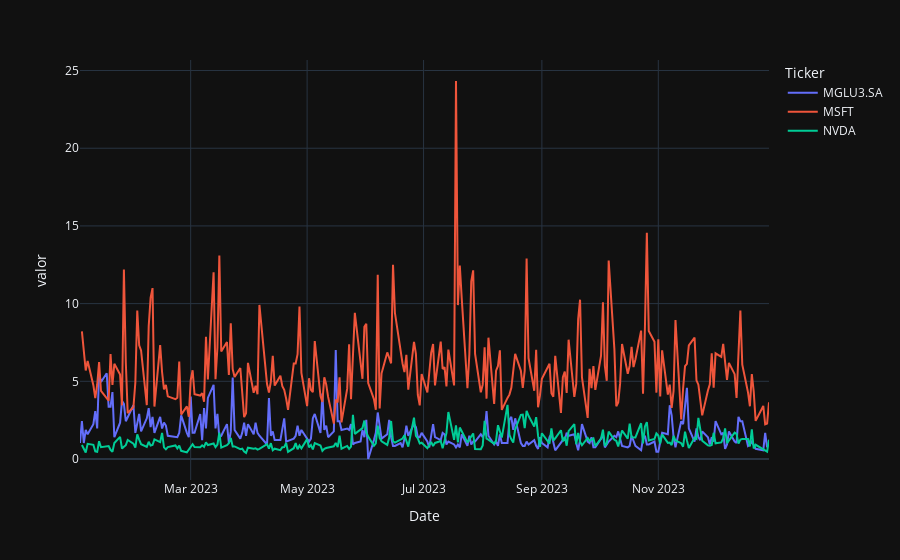

Source (notebook cell):
### Code cell
fig = px.line(dados, x='Date', y='valor', color='Ticker', template='plotly_dark') 
fig.show()

### Figure 1 — Plotly figure (JSON) as saved in the notebook; plotly's stock layout.template omitted (floating-point values rounded to 4 significant figures; data arrays with more than 128 entries replaced by an {"elided": "..."} marker saying what was removed)
{"data": [{"hovertemplate": "Ticker=MGLU3.SA<br>Date=%{x}<br>valor=%{y}<extra></extra>", "legendgroup": "MGLU3.SA", "line": {"color": "#636efa", "dash": "solid"}, "marker": {"symbol": "circle"}, "mode": "lines", "name": "MGLU3.SA", "orientation": "v", "showlegend": true, "type": "scatter", "x": {"elided": "248 str values"}, "xaxis": "x", "y": {"elided": "248 float values"}, "yaxis": "y"}, {"hovertemplate": "Ticker=MSFT<br>Date=%{x}<br>valor=%{y}<extra></extra>", "legendgroup": "MSFT", "line": {"color": "#EF553B", "dash": "solid"}, "marker": {"symbol": "circle"}, "mode": "lines", "name": "MSFT", "orientation": "v", "showlegend": true, "type": "scatter", "x": {"elided": "250 str values"}, "xaxis": "x", "y": {"elided": "250 float values"}, "yaxis": "y"}, {"hovertemplate": "Ticker=NVDA<br>Date=%{x}<br>valor=%{y}<extra></extra>", "legendgroup": "NVDA", "line": {"color": "#00cc96", "dash": "solid"}, "marker": {"symbol": "circle"}, "mode": "lines", "name": "NVDA", "orientation": "v", "showlegend": true, "type": "scatter", "x": {"elided": "250 str values"}, "xaxis": "x", "y": {"elided": "250 float values"}, "yaxis": "y"}], "layout": {"autosize": true, "legend": {"title": {"text": "Ticker"}, "tracegroupgap": 0}, "margin": {"t": 60}, "xaxis": {"anchor": "y", "autorange": true, "domain": [0, 1], "range": ["2023-01-02", "2023-12-29"], "title": {"text": "Date"}, "type": "date"}, "yaxis": {"anchor": "x", "autorange": true, "domain": [0, 1], "range": [-1.351, 25.68], "title": {"text": "valor"}, "type": "linear"}}}
